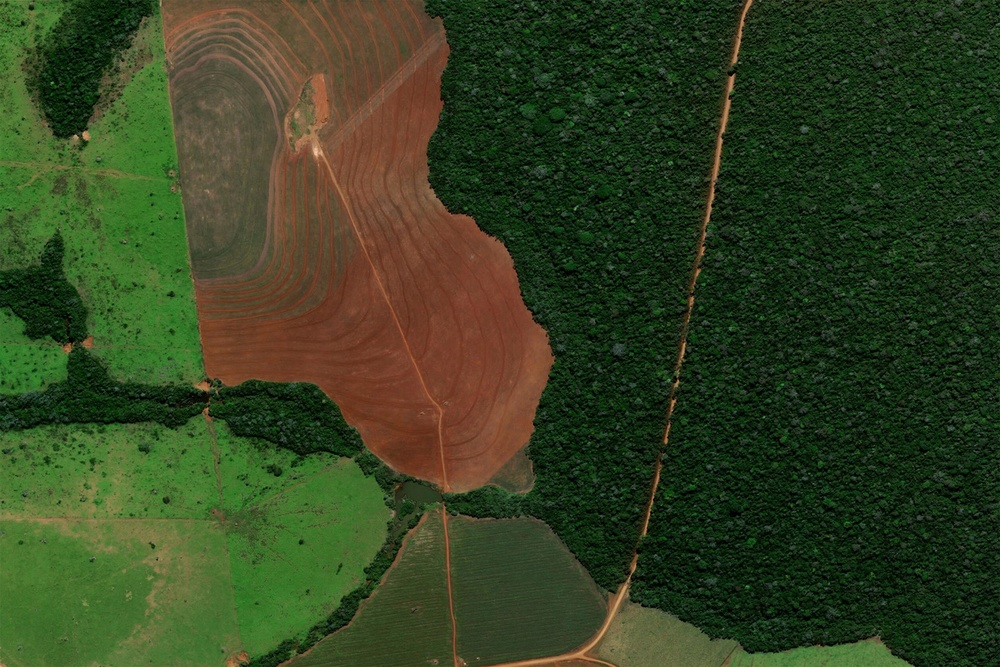
#> input picture image.jpg, 1000 x 667 px, shrunk from 1800 x 1200 before the run
$ python main.py
#> lines starting #> are read from the running program, lines starting #| are printed output that depends on the picture; after the words box and inside, x2 and y2 are one past the last pixel; in counts of white or black regions, pixels touching at a corner belong together; long printed decimals are rounded
import numpy as np
import matplotlib.pyplot as plt

# Load image
img = plt.imread("image.jpg").astype(float)

# Split RGB channels
red = img[:, :, 0]
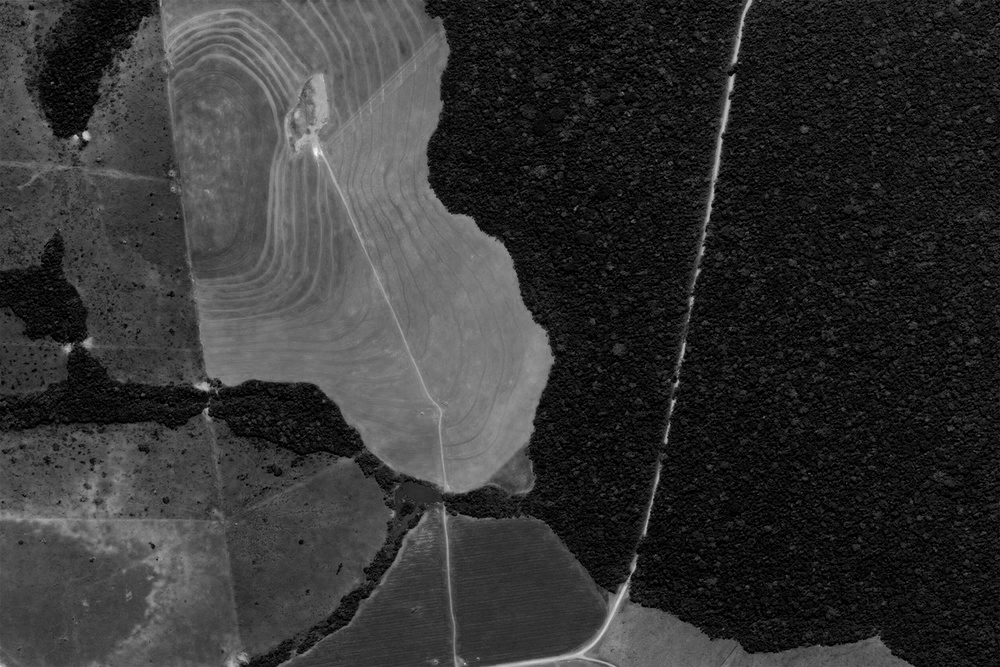
#> red: shape (667, 1000) float64; min 0, max 254, mean 52
green = img[:, :, 1]
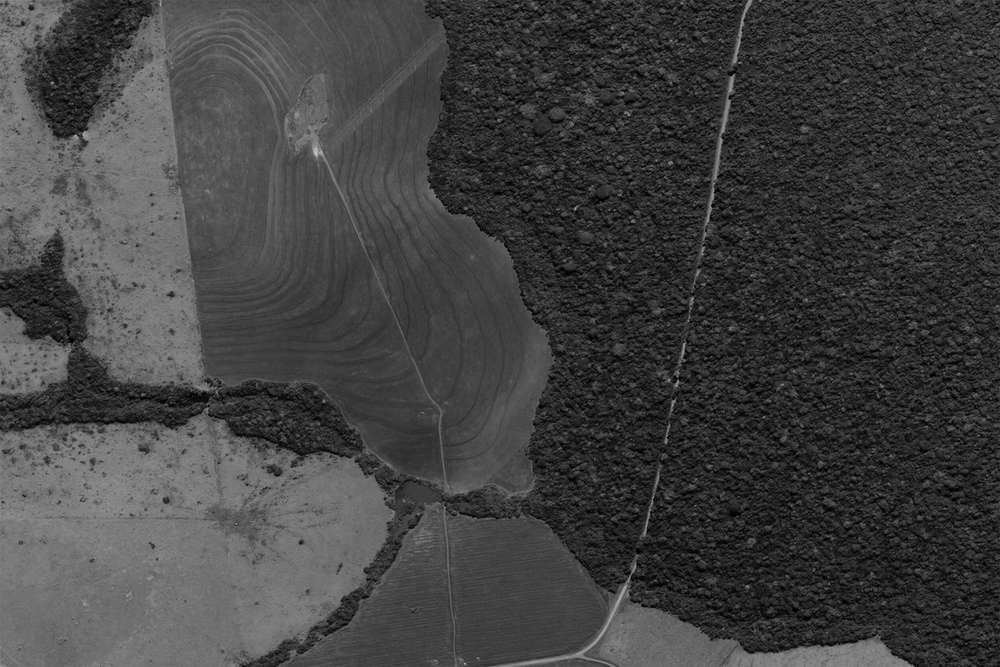
#> green: shape (667, 1000) float64; min 0, max 204, mean 65.3

# NDVI-like formula (simplified)
ndvi = (green - red) / (green + red + 1e-5)
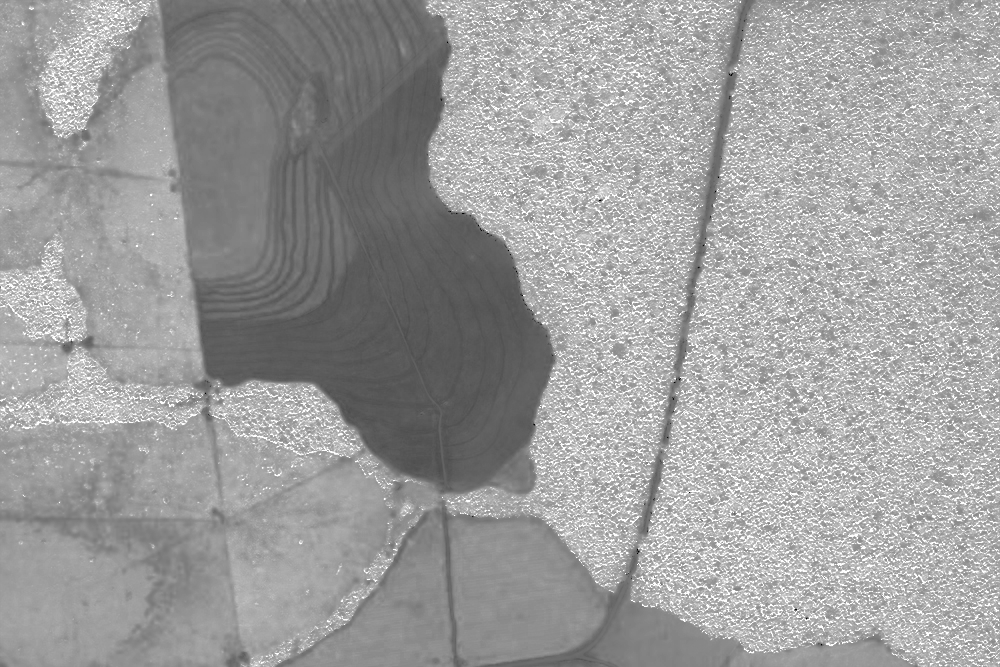
#> ndvi: shape (667, 1000) float64; min -1, max 1, mean 0.246; drawn with min black and max white

# Vegetation detection
veg_mask = ndvi > 0.2
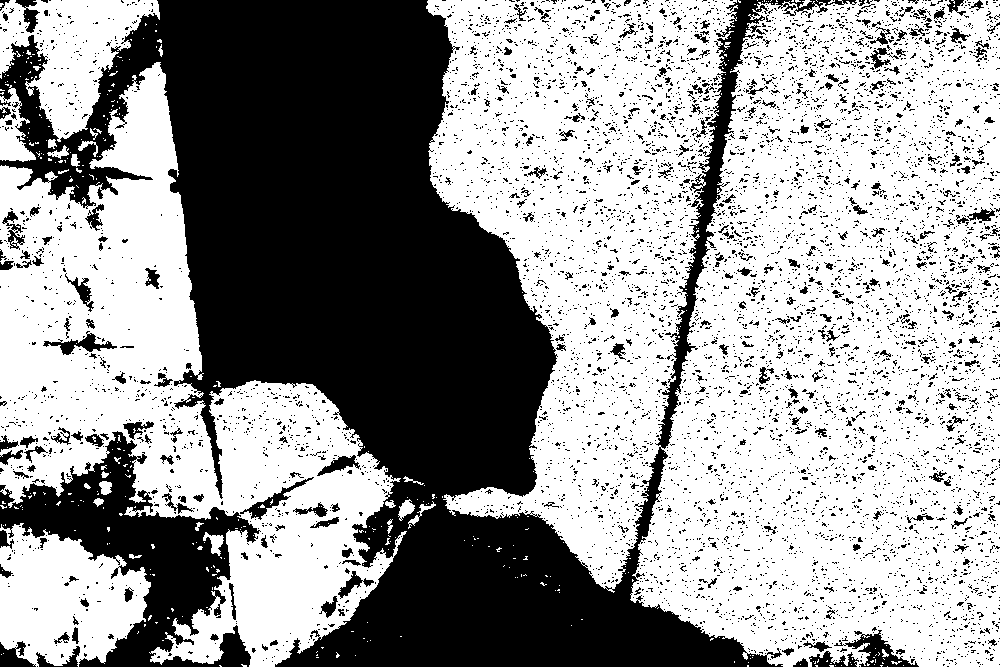
#> veg_mask: shape (667, 1000) bool; 60.7% white; 7269 black regions (6934 under 20 px), largest, box (x1, y1, x2, y2) and area: (0, 0, 857, 667) 199583, (0, 431, 261, 667) 21621, (834, 630, 919, 667) 1022

# Percentage of vegetation
veg_percent = (np.sum(veg_mask) / veg_mask.size) * 100
#> veg_percent = 60.68

# Plot results
plt.figure(figsize=(12,4))

plt.subplot(1,3,1)
plt.title("Original Image")
plt.imshow(img.astype(np.uint8))
plt.axis("off")

plt.subplot(1,3,2)
plt.title("NDVI Map")
plt.imshow(ndvi, cmap="RdYlGn")
plt.axis("off")

plt.subplot(1,3,3)
plt.title(f"Vegetation {veg_percent:.2f}%")
plt.imshow(veg_mask, cmap="gray")
plt.axis("off")

plt.tight_layout()
plt.show()

print("Vegetation Coverage:", veg_percent)
#| Vegetation Coverage: 60.676
